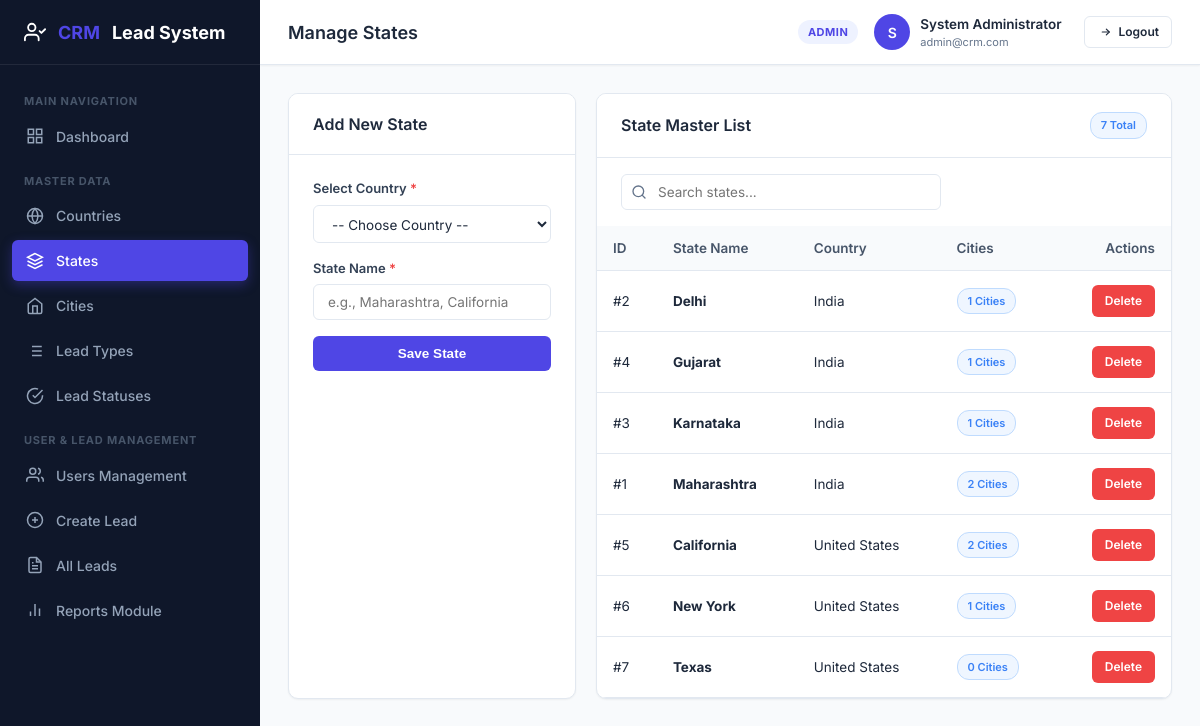
The app's page /admin/states.php (signed in) with its own data.
### tables this page shows
CREATE TABLE IF NOT EXISTS `states` (
    `id` INT AUTO_INCREMENT PRIMARY KEY,
    `country_id` INT NOT NULL,
    `state_name` VARCHAR(100) NOT NULL,
    `created_at` DATETIME DEFAULT CURRENT_TIMESTAMP,
    FOREIGN KEY (`country_id`) REFERENCES `countries`(`id`) ON DELETE CASCADE ON UPDATE CASCADE,
    UNIQUE KEY `unique_state_per_country` (`country_id`, `state_name`)
);

CREATE TABLE IF NOT EXISTS `countries` (
    `id` INT AUTO_INCREMENT PRIMARY KEY,
    `country_name` VARCHAR(100) NOT NULL UNIQUE,
    `created_at` DATETIME DEFAULT CURRENT_TIMESTAMP
);

### admin/states.php (the view, shortened to what this page needs)
<?php
require_once __DIR__ . '/../includes/header.php';
$pdo = getDBConnection();
$states = $pdo->query("
    SELECT s.*, c.country_name, COUNT(ct.id) AS city_count
    FROM states s
    JOIN countries c ON s.country_id = c.id
    LEFT JOIN cities ct ON s.id = ct.state_id
    GROUP BY s.id
    ORDER BY c.country_name ASC, s.state_name ASC
")->fetchAll();
?>
<div class="form-grid" style="grid-template-columns: 1fr 2fr;">
    <div class="card">
        <div class="card-header">
            <h3 class="card-title">Add New State</h3>
        </div>
        <div class="card-body">
            <form action="" method="POST">
                <div class="form-group">
                    <label class="form-label" for="country_id">Select Country <span class="required">*</span></label>
                    <select id="country_id" name="country_id" class="form-select" required>
                        <option value="">-- Choose Country --</option>
                    </select>
                </div>
                <div class="form-group">
                    <label class="form-label" for="state_name">State Name <span class="required">*</span></label>
                    <input type="text" id="state_name" name="state_name" class="form-control" placeholder="e.g., Maharashtra, California" required>
                </div>
                <button type="submit" class="btn btn-primary" style="width: 100%;">
                    Save State
                </button>
            </form>
        </div>
    </div>
    <div class="card">
        <div class="card-header">
            <h3 class="card-title">State Master List</h3>
            <span class="badge badge-fresh"><?php echo count($states); ?> Total</span>
        </div>
        <div class="card-body" style="padding: 0;">
            <div class="table-search-bar" style="padding: 16px 24px 0 24px;">
                <div class="search-input-wrap">
                    <svg xmlns="http://www.w3.org/2000/svg" width="16" height="16" viewBox="0 0 24 24" fill="none" stroke="currentColor" stroke-width="2" stroke-linecap="round" stroke-linejoin="round"><circle cx="11" cy="11" r="8"></circle><line x1="21" y1="21" x2="16.65" y2="16.65"></line></svg>
                    <input type="text" id="tableSearchInput" class="form-control" placeholder="Search states...">
                </div>
            </div>
            <div class="table-responsive">
                <table class="custom-table">
                    <thead>
                        <tr>
                            <th>ID</th>
                            <th>State Name</th>
                            <th>Country</th>
                            <th>Cities</th>
                            <th class="text-right">Actions</th>
                        </tr>
                    </thead>
                    <tbody>
                        <?php if (empty($states)): ?>
                            <tr><td colspan="5" style="text-align: center; color: var(--text-muted);">No states found. Select a country and add states.</td></tr>
                        <?php else: ?>
                            <?php foreach ($states as $s): ?>
                                <tr>
                                    <td>#<?php echo $s['id']; ?></td>
                                    <td><strong><?php echo htmlspecialchars($s['state_name']); ?></strong></td>
                                    <td><?php echo htmlspecialchars($s['country_name']); ?></td>
                                    <td><span class="badge badge-fresh"><?php echo $s['city_count']; ?> Cities</span></td>
                                    <td class="text-right">
                                        <a href="?delete=<?php echo $s['id']; ?>" class="btn btn-sm btn-danger" onclick="return confirm('Are you sure you want to delete this state?');">
                                            Delete
                                        </a>
                                    </td>
                                </tr>
                            <?php endforeach; ?>
                        <?php endif; ?>
                    </tbody>
                </table>
            </div>
        </div>
    </div>
</div>
<?php require_once __DIR__ . '/../includes/footer.php'; ?>

### assets/css/style.css (style rules this page uses)
:root { --primary: #4f46e5; --primary-hover: #4338ca; --primary-light: #eef2ff; --secondary: #64748b; --success: #10b981; --success-light: #ecfdf5; --warning: #f59e0b; --warning-light: #fffbeb; --danger: #ef4444; --danger-light: #fef2f2; --info: #3b82f6; --info-light: #eff6ff; --bg-body: #f8fafc; --bg-card: #ffffff; --border-color: #e2e8f0; --text-main: #1e293b; --text-muted: #64748b; --text-white: #ffffff; --sidebar-bg: #0f172a; --sidebar-text: #94a3b8; --sidebar-active-bg: #1e293b; --sidebar-active-text: #ffffff; --sidebar-width: 260px; --topbar-height: 65px; --radius-sm: 6px; --radius-md: 10px; --radius-lg: 16px; --shadow-sm: 0 1px 2px 0 rgba(0, 0, 0, 0.05); --shadow-md: 0 4px 6px -1px rgba(0, 0, 0, 0.1), 0 2px 4px -1px rgba(0, 0, 0, 0.06); --shadow-lg: 0 10px 15px -3px rgba(0, 0, 0, 0.1), 0 4px 6px -2px rgba(0, 0, 0, 0.05); --transition: all 0.2s ease-in-out; }
* { margin: 0; padding: 0; box-sizing: border-box; }
body { font-family: 'Inter', system-ui, -apple-system, sans-serif; background-color: var(--bg-body); color: var(--text-main); line-height: 1.5; font-size: 14px; -webkit-font-smoothing: antialiased; }
a { color: var(--primary); text-decoration: none; transition: var(--transition); }
.card { background-color: var(--bg-card); border: 1px solid var(--border-color); border-radius: var(--radius-md); box-shadow: var(--shadow-sm); margin-bottom: 28px; overflow: hidden; }
.card-header { padding: 18px 24px; border-bottom: 1px solid var(--border-color); display: flex; align-items: center; justify-content: space-between; background-color: #ffffff; }
.card-title { font-size: 16px; font-weight: 600; color: var(--text-main); }
.card-body { padding: 24px; }
.btn { display: inline-flex; align-items: center; justify-content: center; gap: 8px; padding: 9px 18px; font-size: 13.5px; font-weight: 600; border-radius: var(--radius-sm); border: 1px solid transparent; cursor: pointer; transition: var(--transition); text-decoration: none; }
.btn-sm { padding: 6px 12px; font-size: 12px; }
.btn-primary { background-color: var(--primary); color: #ffffff; }
.btn-danger { background-color: var(--danger); color: #ffffff; }
.badge { display: inline-block; padding: 4px 10px; border-radius: 12px; font-size: 11px; font-weight: 600; }
.badge-fresh { background-color: var(--info-light); color: var(--info); border: 1px solid #bfdbfe; }
.form-grid { display: grid; grid-template-columns: repeat(auto-fit, minmax(280px, 1fr)); gap: 20px; }
.form-group { display: flex; flex-direction: column; gap: 6px; margin-bottom: 16px; }
.form-label { font-size: 13px; font-weight: 600; color: #334155; }
.form-label .required { color: var(--danger); }
.form-control, .form-select { width: 100%; padding: 9px 14px; font-size: 13.5px; font-family: inherit; color: var(--text-main); background-color: #ffffff; border: 1px solid var(--border-color); border-radius: var(--radius-sm); transition: var(--transition); }
.table-responsive { width: 100%; overflow-x: auto; }
.custom-table { width: 100%; border-collapse: collapse; text-align: left; font-size: 13.5px; }
.custom-table th { background-color: #f8fafc; color: #475569; font-weight: 600; padding: 12px 16px; border-bottom: 1px solid var(--border-color); white-space: nowrap; }
.custom-table td { padding: 14px 16px; border-bottom: 1px solid var(--border-color); color: var(--text-main); vertical-align: middle; }
.table-search-bar { display: flex; justify-content: space-between; align-items: center; margin-bottom: 16px; gap: 16px; }
.search-input-wrap { position: relative; max-width: 320px; width: 100%; }
.search-input-wrap input { padding-left: 36px; }
.search-input-wrap svg { position: absolute; left: 10px; top: 50%; transform: translateY(-50%); color: var(--text-muted); }
.text-right { text-align: right; }

### records on screen
states: id "2", state_name "Delhi", country.country_name "India", city_count "1"
states: id "4", state_name "Gujarat", country.country_name "India", city_count "1"
states: id "3", state_name "Karnataka", country.country_name "India", city_count "1"
states: id "1", state_name "Maharashtra", country.country_name "India", city_count "2"
states: id "5", state_name "California", country.country_name "United States", city_count "2"
states: id "6", state_name "New York", country.country_name "United States", city_count "1"
states: id "7", state_name "Texas", country.country_name "United States", city_count "0"

### other values on screen
$pageTitle "Manage States"
$currentUser['role_name'] "ADMIN"
substr($currentUser['name'], 0, 1) "S"
$currentUser['name'] "System Administrator"
$currentUser['email'] "admin@crm.com"
count($states) "7"
